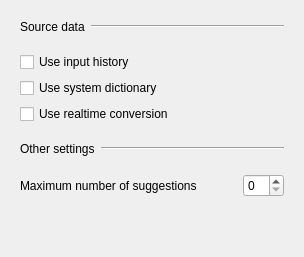
       <widget class="QWidget" name="suggestionsTab">
        <attribute name="title">
         <string>Suggest</string>
        </attribute>
        <layout class="QVBoxLayout" name="suggestionsTabLayout">
         <property name="spacing">
          <number>0</number>
         </property>
         <item>
          <widget class="QFrame" name="suggestSourceHeader">
           <property name="frameShape">
            <enum>QFrame::Shape::NoFrame</enum>
           </property>
           <property name="class" stdset="0">
            <string>setting-group-header</string>
           </property>
           <layout class="QHBoxLayout" name="horizontalLayout_12">
            <item>
             <widget class="QLabel" name="label_3">
              <property name="text">
               <string>Source data</string>
              </property>
             </widget>
            </item>
            <item>
             <widget class="Line" name="line_4">
              <property name="sizePolicy">
               <sizepolicy hsizetype="MinimumExpanding" vsizetype="Fixed">
                <horstretch>0</horstretch>
                <verstretch>0</verstretch>
               </sizepolicy>
              </property>
              <property name="orientation">
               <enum>Qt::Orientation::Horizontal</enum>
              </property>
              <property name="class" stdset="0">
               <string>setting-group-line</string>
              </property>
             </widget>
            </item>
           </layout>
          </widget>
         </item>
         <item>
          <widget class="QFrame" name="suggestSourceGroup">
           <property name="frameShape">
            <enum>QFrame::Shape::NoFrame</enum>
           </property>
           <property name="class" stdset="0">
            <string>setting-group-layout</string>
           </property>
           <layout class="QGridLayout" name="gridLayout_4">
            <item row="0" column="0" colspan="3">
             <widget class="QCheckBox" name="historySuggestCheckBox">
              <property name="text">
               <string>Use input history</string>
              </property>
             </widget>
            </item>
            <item row="1" column="0" colspan="3">
             <widget class="QCheckBox" name="dictionarySuggestCheckBox">
              <property name="text">
               <string>Use system dictionary</string>
              </property>
             </widget>
            </item>
            <item row="2" column="0" colspan="3">
             <widget class="QCheckBox" name="realtimeConversionCheckBox">
              <property name="text">
               <string>Use realtime conversion</string>
              </property>
             </widget>
            </item>
           </layout>
          </widget>
         </item>
         <item>
          <widget class="QFrame" name="suggestOtherHeader">
           <property name="frameShape">
            <enum>QFrame::Shape::NoFrame</enum>
           </property>
           <property name="class" stdset="0">
            <string>setting-group-header</string>
           </property>
           <layout class="QHBoxLayout" name="horizontalLayout_16">
            <item>
             <widget class="QLabel" name="SuggestionPreferenceLabel">
              <property name="text">
               <string>Other settings</string>
              </property>
             </widget>
            </item>
            <item>
             <widget class="Line" name="line_8">
              <property name="sizePolicy">
               <sizepolicy hsizetype="MinimumExpanding" vsizetype="Fixed">
                <horstretch>0</horstretch>
                <verstretch>0</verstretch>
               </sizepolicy>
              </property>
              <property name="orientation">
               <enum>Qt::Orientation::Horizontal</enum>
              </property>
              <property name="class" stdset="0">
               <string>setting-group-line</string>
              </property>
             </widget>
            </item>
           </layout>
          </widget>
         </item>
         <item>
          <widget class="QFrame" name="suggestOtherGroup">
           <property name="frameShape">
            <enum>QFrame::Shape::NoFrame</enum>
           </property>
           <property name="class" stdset="0">
            <string>setting-group-layout</string>
           </property>
           <layout class="QGridLayout" name="gridLayout_11">
            <item row="0" column="0">
             <widget class="QLabel" name="defaultNUmberofSuggestionsLabel">
              <property name="text">
               <string>Maximum number of suggestions</string>
              </property>
             </widget>
            </item>
            <item row="0" column="2">
             <widget class="QSpinBox" name="suggestionsSizeSpinBox"/>
            </item>
            <item row="0" column="1">
             <spacer name="horizontalSpacer_8">
              <property name="orientation">
               <enum>Qt::Orientation::Horizontal</enum>
              </property>
              <property name="sizeHint" stdset="0">
               <size>
                <width>40</width>
                <height>20</height>
               </size>
              </property>
             </spacer>
            </item>
           </layout>
          </widget>
         </item>
         <item>
          <spacer name="verticalSpacer_3">
           <property name="orientation">
            <enum>Qt::Orientation::Vertical</enum>
           </property>
           <property name="sizeHint" stdset="0">
            <size>
             <width>20</width>
             <height>40</height>
            </size>
           </property>
          </spacer>
         </item>
        </layout>
       </widget>
